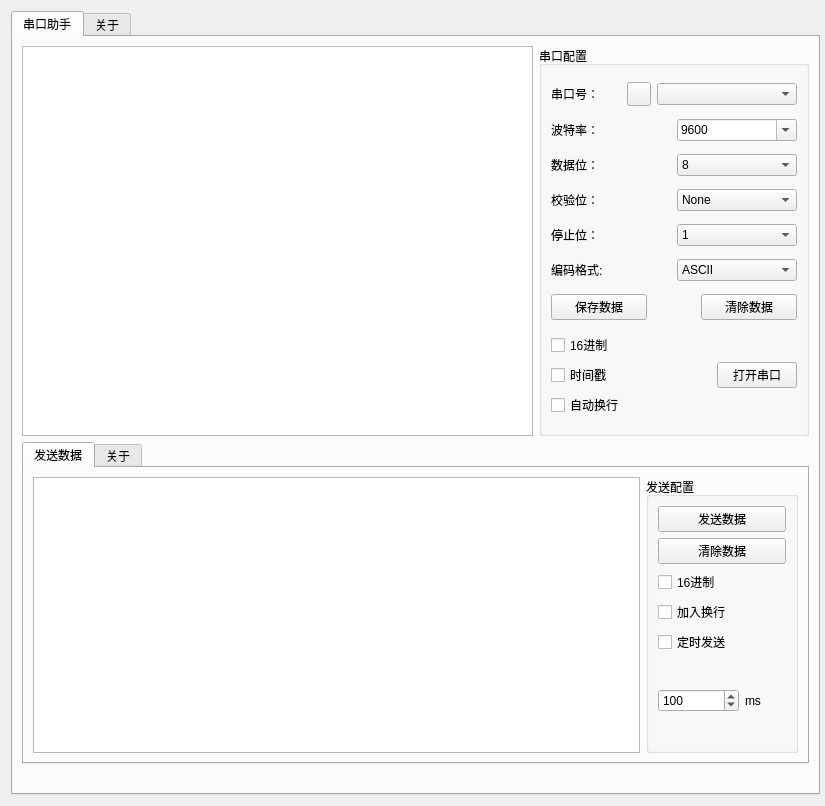
<?xml version="1.0" encoding="UTF-8"?>
<ui version="4.0">
 <class>MainWidget</class>
 <widget class="QWidget" name="MainWidget">
  <property name="windowModality">
   <enum>Qt::NonModal</enum>
  </property>
  <property name="geometry">
   <rect>
    <x>0</x>
    <y>0</y>
    <width>825</width>
    <height>806</height>
   </rect>
  </property>
  <property name="sizePolicy">
   <sizepolicy hsizetype="Preferred" vsizetype="Preferred">
    <horstretch>1</horstretch>
    <verstretch>1</verstretch>
   </sizepolicy>
  </property>
  <property name="minimumSize">
   <size>
    <width>825</width>
    <height>780</height>
   </size>
  </property>
  <property name="windowTitle">
   <string>MainWidget</string>
  </property>
  <layout class="QVBoxLayout" name="verticalLayout_5">
   <item>
    <widget class="QTabWidget" name="tabWidget">
     <property name="minimumSize">
      <size>
       <width>809</width>
       <height>780</height>
      </size>
     </property>
     <property name="currentIndex">
      <number>0</number>
     </property>
     <widget class="QWidget" name="Tab1">
      <attribute name="title">
       <string>串口助手</string>
      </attribute>
      <layout class="QVBoxLayout" name="verticalLayout_6">
       <item>
        <layout class="QHBoxLayout" name="horizontalLayout_11" stretch="5,1">
         <item>
          <widget class="QPlainTextEdit" name="RxEdit"/>
         </item>
         <item>
          <widget class="QGroupBox" name="groupBox">
           <property name="sizePolicy">
            <sizepolicy hsizetype="Preferred" vsizetype="Preferred">
             <horstretch>1</horstretch>
             <verstretch>1</verstretch>
            </sizepolicy>
           </property>
           <property name="minimumSize">
            <size>
             <width>270</width>
             <height>390</height>
            </size>
           </property>
           <property name="title">
            <string>串口配置</string>
           </property>
           <layout class="QVBoxLayout" name="verticalLayout_2">
            <item>
             <layout class="QHBoxLayout" name="horizontalLayout" stretch="1,1,2">
              <item>
               <widget class="QLabel" name="label">
                <property name="text">
                 <string>串口号：</string>
                </property>
               </widget>
              </item>
              <item>
               <widget class="QPushButton" name="upBtn">
                <property name="minimumSize">
                 <size>
                  <width>24</width>
                  <height>24</height>
                 </size>
                </property>
                <property name="maximumSize">
                 <size>
                  <width>24</width>
                  <height>24</height>
                 </size>
                </property>
                <property name="styleSheet">
                 <string notr="true"/>
                </property>
                <property name="text">
                 <string/>
                </property>
               </widget>
              </item>
              <item>
               <widget class="QComboBox" name="comPortName">
                <property name="editable">
                 <bool>false</bool>
                </property>
                <property name="currentText">
                 <string/>
                </property>
                <property name="currentIndex">
                 <number>-1</number>
                </property>
                <property name="maxVisibleItems">
                 <number>10</number>
                </property>
                <property name="maxCount">
                 <number>59</number>
                </property>
               </widget>
              </item>
             </layout>
            </item>
            <item>
             <layout class="QHBoxLayout" name="horizontalLayout_2" stretch="1,1,2">
              <item>
               <widget class="QLabel" name="label_2">
                <property name="text">
                 <string>波特率：</string>
                </property>
               </widget>
              </item>
              <item>
               <spacer name="horizontalSpacer_2">
                <property name="orientation">
                 <enum>Qt::Horizontal</enum>
                </property>
                <property name="sizeHint" stdset="0">
                 <size>
                  <width>40</width>
                  <height>20</height>
                 </size>
                </property>
               </spacer>
              </item>
              <item>
               <widget class="QComboBox" name="comBaudRate">
                <property name="editable">
                 <bool>true</bool>
                </property>
                <property name="currentText">
                 <string>9600</string>
                </property>
                <property name="currentIndex">
                 <number>3</number>
                </property>
                <property name="maxCount">
                 <number>2000000</number>
                </property>
                <item>
                 <property name="text">
                  <string>1200</string>
                 </property>
                </item>
                <item>
                 <property name="text">
                  <string>2400</string>
                 </property>
                </item>
                <item>
                 <property name="text">
                  <string>4800</string>
                 </property>
                </item>
                <item>
                 <property name="text">
                  <string>9600</string>
                 </property>
                </item>
                <item>
                 <property name="text">
                  <string>19200</string>
                 </property>
                </item>
                <item>
                 <property name="text">
                  <string>38400</string>
                 </property>
                </item>
                <item>
                 <property name="text">
                  <string>57600</string>
                 </property>
                </item>
                <item>
                 <property name="text">
                  <string>115200</string>
                 </property>
                </item>
               </widget>
              </item>
             </layout>
            </item>
            <item>
             <layout class="QHBoxLayout" name="horizontalLayout_3" stretch="1,1,2">
              <item>
               <widget class="QLabel" name="label_3">
                <property name="text">
                 <string>数据位：</string>
                </property>
               </widget>
              </item>
              <item>
               <spacer name="horizontalSpacer_3">
                <property name="orientation">
                 <enum>Qt::Horizontal</enum>
                </property>
                <property name="sizeHint" stdset="0">
                 <size>
                  <width>40</width>
                  <height>20</height>
                 </size>
                </property>
               </spacer>
              </item>
              <item>
               <widget class="QComboBox" name="comDataBits">
                <property name="currentIndex">
                 <number>3</number>
                </property>
                <item>
                 <property name="text">
                  <string>5</string>
                 </property>
                </item>
                <item>
                 <property name="text">
                  <string>6</string>
                 </property>
                </item>
                <item>
                 <property name="text">
                  <string>7</string>
                 </property>
                </item>
                <item>
                 <property name="text">
                  <string>8</string>
                 </property>
                </item>
               </widget>
              </item>
             </layout>
            </item>
            <item>
             <layout class="QHBoxLayout" name="horizontalLayout_4" stretch="1,1,2">
              <item>
               <widget class="QLabel" name="label_4">
                <property name="text">
                 <string>校验位：</string>
                </property>
               </widget>
              </item>
              <item>
               <spacer name="horizontalSpacer_4">
                <property name="orientation">
                 <enum>Qt::Horizontal</enum>
                </property>
                <property name="sizeHint" stdset="0">
                 <size>
                  <width>40</width>
                  <height>20</height>
                 </size>
                </property>
               </spacer>
              </item>
              <item>
               <widget class="QComboBox" name="comParity">
                <property name="currentIndex">
                 <number>2</number>
                </property>
                <item>
                 <property name="text">
                  <string>Even </string>
                 </property>
                </item>
                <item>
                 <property name="text">
                  <string>Mark </string>
                 </property>
                </item>
                <item>
                 <property name="text">
                  <string>None </string>
                 </property>
                </item>
                <item>
                 <property name="text">
                  <string>Odd </string>
                 </property>
                </item>
                <item>
                 <property name="text">
                  <string>Space</string>
                 </property>
                </item>
               </widget>
              </item>
             </layout>
            </item>
            <item>
             <layout class="QHBoxLayout" name="horizontalLayout_5" stretch="1,1,2">
              <item>
               <widget class="QLabel" name="label_5">
                <property name="text">
                 <string>停止位：</string>
                </property>
               </widget>
              </item>
              <item>
               <spacer name="horizontalSpacer_5">
                <property name="orientation">
                 <enum>Qt::Horizontal</enum>
                </property>
                <property name="sizeHint" stdset="0">
                 <size>
                  <width>40</width>
                  <height>20</height>
                 </size>
                </property>
               </spacer>
              </item>
              <item>
               <widget class="QComboBox" name="comStopBits">
                <item>
                 <property name="text">
                  <string>1</string>
                 </property>
                </item>
                <item>
                 <property name="text">
                  <string>1.5</string>
                 </property>
                </item>
                <item>
                 <property name="text">
                  <string>2</string>
                 </property>
                </item>
               </widget>
              </item>
             </layout>
            </item>
            <item>
             <layout class="QHBoxLayout" name="horizontalLayout_6" stretch="1,1,2">
              <item>
               <widget class="QLabel" name="label_6">
                <property name="text">
                 <string>编码格式:</string>
                </property>
               </widget>
              </item>
              <item>
               <spacer name="horizontalSpacer_8">
                <property name="orientation">
                 <enum>Qt::Horizontal</enum>
                </property>
                <property name="sizeHint" stdset="0">
                 <size>
                  <width>40</width>
                  <height>20</height>
                 </size>
                </property>
               </spacer>
              </item>
              <item>
               <widget class="QComboBox" name="comEncode">
                <item>
                 <property name="text">
                  <string>ASCII</string>
                 </property>
                </item>
                <item>
                 <property name="text">
                  <string>UTF8</string>
                 </property>
                </item>
                <item>
                 <property name="text">
                  <string>UTF16</string>
                 </property>
                </item>
                <item>
                 <property name="text">
                  <string>GBK</string>
                 </property>
                </item>
                <item>
                 <property name="text">
                  <string>Big5</string>
                 </property>
                </item>
                <item>
                 <property name="text">
                  <string>Shift-JIS</string>
                 </property>
                </item>
               </widget>
              </item>
             </layout>
            </item>
            <item>
             <layout class="QHBoxLayout" name="horizontalLayout_9" stretch="2,1,2">
              <item>
               <widget class="QPushButton" name="SaveRxBtn">
                <property name="text">
                 <string>保存数据</string>
                </property>
               </widget>
              </item>
              <item>
               <spacer name="horizontalSpacer_6">
                <property name="orientation">
                 <enum>Qt::Horizontal</enum>
                </property>
                <property name="sizeHint" stdset="0">
                 <size>
                  <width>40</width>
                  <height>20</height>
                 </size>
                </property>
               </spacer>
              </item>
              <item>
               <widget class="QPushButton" name="ClearRxBtn">
                <property name="text">
                 <string>清除数据</string>
                </property>
               </widget>
              </item>
             </layout>
            </item>
            <item>
             <layout class="QHBoxLayout" name="horizontalLayout_8">
              <item>
               <layout class="QVBoxLayout" name="verticalLayout">
                <item>
                 <widget class="QCheckBox" name="HexRxBox">
                  <property name="text">
                   <string>16进制</string>
                  </property>
                  <property name="checkable">
                   <bool>true</bool>
                  </property>
                 </widget>
                </item>
                <item>
                 <widget class="QCheckBox" name="TimeBox">
                  <property name="text">
                   <string>时间戳</string>
                  </property>
                 </widget>
                </item>
                <item>
                 <widget class="QCheckBox" name="AWBox">
                  <property name="text">
                   <string>自动换行</string>
                  </property>
                 </widget>
                </item>
               </layout>
              </item>
              <item>
               <layout class="QHBoxLayout" name="horizontalLayout_7">
                <item>
                 <spacer name="horizontalSpacer_7">
                  <property name="orientation">
                   <enum>Qt::Horizontal</enum>
                  </property>
                  <property name="sizeHint" stdset="0">
                   <size>
                    <width>25</width>
                    <height>17</height>
                   </size>
                  </property>
                 </spacer>
                </item>
                <item>
                 <widget class="QPushButton" name="OpenComBtn">
                  <property name="text">
                   <string>打开串口</string>
                  </property>
                  <property name="checkable">
                   <bool>false</bool>
                  </property>
                 </widget>
                </item>
               </layout>
              </item>
             </layout>
            </item>
           </layout>
          </widget>
         </item>
        </layout>
       </item>
       <item>
        <layout class="QVBoxLayout" name="verticalLayout_4">
         <item>
          <widget class="QTabWidget" name="tabWidget_2">
           <property name="currentIndex">
            <number>0</number>
           </property>
           <widget class="QWidget" name="tab">
            <attribute name="title">
             <string>发送数据</string>
            </attribute>
            <layout class="QVBoxLayout" name="verticalLayout_7">
             <item>
              <layout class="QHBoxLayout" name="horizontalLayout_12" stretch="4,1">
               <item>
                <widget class="QTextEdit" name="TxEdit"/>
               </item>
               <item>
                <widget class="QGroupBox" name="groupBox_2">
                 <property name="sizePolicy">
                  <sizepolicy hsizetype="Preferred" vsizetype="Preferred">
                   <horstretch>1</horstretch>
                   <verstretch>1</verstretch>
                  </sizepolicy>
                 </property>
                 <property name="minimumSize">
                  <size>
                   <width>140</width>
                   <height>235</height>
                  </size>
                 </property>
                 <property name="title">
                  <string>发送配置</string>
                 </property>
                 <layout class="QVBoxLayout" name="verticalLayout_3" stretch="1,1,1,0,1,1">
                  <item>
                   <widget class="QPushButton" name="TxBtn">
                    <property name="text">
                     <string>发送数据</string>
                    </property>
                   </widget>
                  </item>
                  <item>
                   <widget class="QPushButton" name="ClearTxBtn">
                    <property name="text">
                     <string>清除数据</string>
                    </property>
                   </widget>
                  </item>
                  <item>
                   <widget class="QCheckBox" name="HexTxBox">
                    <property name="text">
                     <string>16进制</string>
                    </property>
                   </widget>
                  </item>
                  <item>
                   <widget class="QCheckBox" name="AEBox">
                    <property name="text">
                     <string>加入换行</string>
                    </property>
                   </widget>
                  </item>
                  <item>
                   <widget class="QCheckBox" name="TRBox">
                    <property name="text">
                     <string>定时发送</string>
                    </property>
                   </widget>
                  </item>
                  <item>
                   <layout class="QHBoxLayout" name="horizontalLayout_10" stretch="2,1">
                    <item>
                     <widget class="QSpinBox" name="TVBox">
                      <property name="minimum">
                       <number>1</number>
                      </property>
                      <property name="maximum">
                       <number>60000</number>
                      </property>
                      <property name="value">
                       <number>100</number>
                      </property>
                     </widget>
                    </item>
                    <item>
                     <widget class="QLabel" name="label_7">
                      <property name="text">
                       <string>ms</string>
                      </property>
                     </widget>
                    </item>
                   </layout>
                  </item>
                 </layout>
                </widget>
               </item>
              </layout>
             </item>
            </layout>
           </widget>
           <widget class="QWidget" name="tab_2">
            <attribute name="title">
             <string>关于</string>
            </attribute>
           </widget>
          </widget>
         </item>
         <item>
          <layout class="QHBoxLayout" name="horizontalLayout_13" stretch="2">
           <item>
            <widget class="QLabel" name="Info">
             <property name="text">
              <string/>
             </property>
            </widget>
           </item>
          </layout>
         </item>
        </layout>
       </item>
      </layout>
     </widget>
     <widget class="QWidget" name="Tab3">
      <attribute name="title">
       <string>关于</string>
      </attribute>
     </widget>
    </widget>
   </item>
  </layout>
 </widget>
 <resources/>
 <connections/>
</ui>
